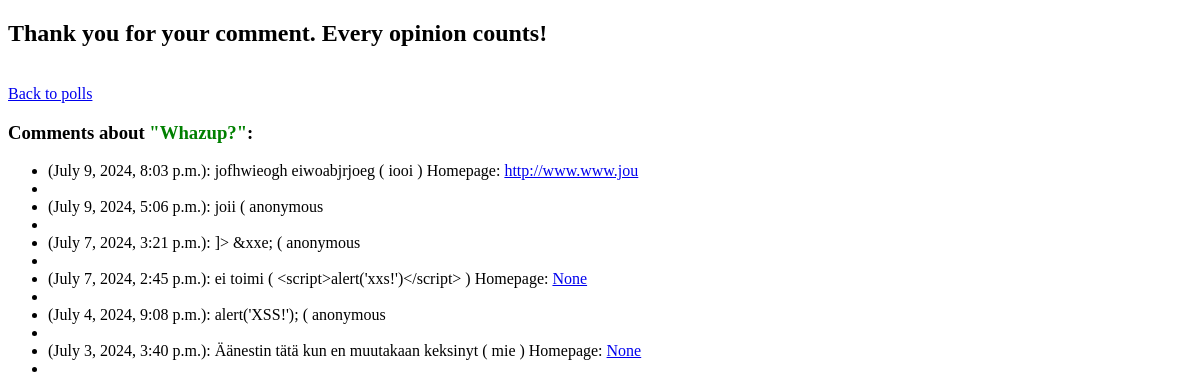
Page /polls/3/comment_thank_you/ on the earlier database version.
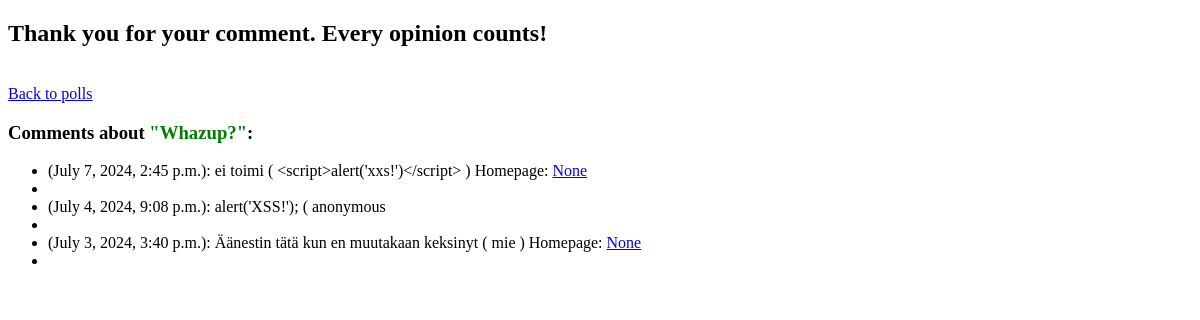
Same page on the later database version.
### polls/models.py (models this page shows, shortened)
class Question(models.Model):
    question_text = models.CharField(max_length=200)
    pub_date = models.DateTimeField('date published', default=timezone.now)

class Comment(models.Model):
    question = models.ForeignKey(Question, on_delete=models.CASCADE)
    text = models.TextField()   # here (together with comment_thank_you.html) is a vulnerability for XSS-injection
    name = models.CharField(max_length=30, blank=True, null=True)
    email = models.EmailField(blank=False, null=True)  # blank = False = sähköposti vaaditaan vaikka sitä ei näytetä => laitetaan tietokantaan ja kokeillaan häkätä
    created_at = models.DateTimeField(auto_now_add=True)
    url = models.CharField(max_length=100, blank=True, null=True)

### polls/views.py (the view)
# urls.py: path('<int:question_id>/comment_thank_you/', views.comment_thanks, name='comment_thanks'),
def comment_thanks(request, question_id):
    try:
        question = Question.objects.get(pk=question_id)
        comments = Comment.objects.filter(question=question).order_by('-created_at')
    except Question.DoesNotExist:
        raise Http404("Question does not exist")
    return render(request, 'polls/comment_thank_you.html', {
        'question': question,
        'comments': comments
    })

### polls/templates/polls/comment_thank_you.html (shortened to what this page needs)
<!DOCTYPE html>
<html>
<head>
</head>
<body>
    <h2>Thank you for your comment. Every opinion counts!</h2>
    <br/>
    <a href="{% url 'polls:index' %}">Back to polls</a>
    <h3>Comments about <FONT COLOR="#008000">"{{ question.question_text }}"</FONT>:</h3>
    <ul>
        {% for comment in comments %}
        <li>({{ comment.created_at }}): {{ comment.text|safe }} ({% if comment.name %} {{ comment.name }} ) Homepage: <a href="{% url 'polls:fetch_homepage' comment.id %}">{{ comment.url }}</a> {% else %} anonymous {% endif %}</li>
        <li style="display: none"><li>
            {% empty %}
            <li>No comments yet.</li>
        {% endfor %}
    </ul>
</body>
</html>

Differences in the rows shown:
removed Comment: created_at "July 9, 2024, 8:03 p.m.", text "jofhwieogh eiwoabjrjoeg", name "iooi", url "http://www.www.jou"
removed Comment: created_at "July 9, 2024, 5:06 p.m.", text "joii", shows "anonymous"
removed Comment: created_at "July 7, 2024, 3:21 p.m.", text "]> &xxe;", shows "anonymous"
